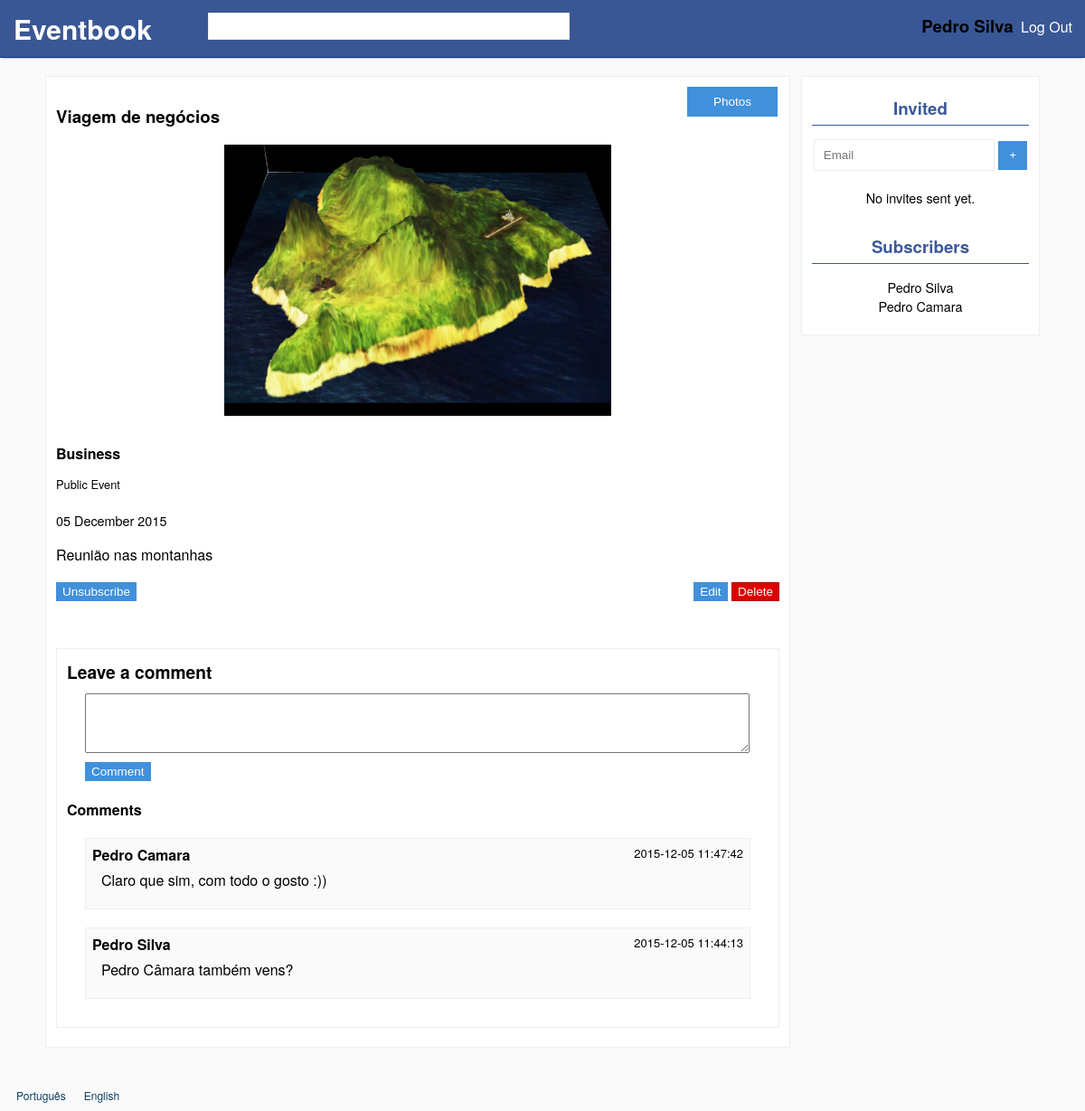
Screenshot of /events/3 (signed in) with the database file from the repository.
### tables this page shows
CREATE TABLE events
(
	id INTEGER PRIMARY KEY,
	name TEXT NOT NULL,
	image TEXT NOT NULL,
	creation_date DATETIME DEFAULT(DATETIME('now')),
	date DATETIME NOT NULL,
	description TEXT NOT NULL,
	type_id INTEGER NOT NULL REFERENCES event_types(id),
	user_id INTEGER NOT NULL REFERENCES users(id),
	deleted BOOLEAN DEFAULT(0),
	public BOOLEAN DEFAULT(1)
);

CREATE TABLE event_comments
(
	id INTEGER PRIMARY KEY,
	event_id INTEGER NOT NULL REFERENCES events(id),
	user_id INTEGER NOT NULL REFERENCES users(id),
	date DATETIME DEFAULT(DATETIME('now')),
	text TEXT NOT NULL
);

### core/config.php (called while the page is built)
<?php
  $_CONFIG['web_root'] = '/trabalho/';
  $_CONFIG['jquery'] = 'js/jquery-1.11.3.min.js';
  $_CONFIG['allowed_image_types'] = array(IMAGETYPE_GIF,IMAGETYPE_JPEG,IMAGETYPE_PNG);
  $_CONFIG['uploads_path'] = 'uploads/';
  $_CONFIG['max_image_upload'] = 10485760;
?>

### languages/en.php (called while the page is built, shortened)
<?php
$lang = array();
$lang['SITE_NAME'] = 'Eventbook';
$lang['REGISTER'] = 'Register';
$lang['FIRST_NAME'] = 'First Name';
$lang['FIRST_NAME_ERROR'] = 'Invalid first name.';
$lang['LAST_NAME'] = 'Last Name';
$lang['LAST_NAME_ERROR'] = 'Invalid last name.';
$lang['EMAIL'] = 'E-mail';
$lang['EMAIL_ERROR'] = "Invalid email.";
$lang['EMAIL_IN_USE'] = "Email already in use.";
$lang['CONFIRM_EMAIL'] = 'Confirm e-mail';
$lang['PASSWORD'] = 'Password';
$lang['PASSWORD_LENGTH'] = "Passwords must have at least 8 characters.";
$lang['PASSWORD_DIFF'] = "Passwords do not match.";
$lang['CONFIRM_PASSWORD'] = 'Confirm password';
$lang['LOGIN'] = 'Log In';
$lang['UNREGISTERED_EMAIL'] = 'Unregistered or invalid email.';
$lang['INVALID_PASSWORD'] = 'Invalid password.';
$lang['LOGOUT'] = 'Log Out';
$lang['NEXT'] = 'Next';
$lang['PREVIOUS'] = 'Previous';
$lang['CREATE'] = 'Create';
$lang['SUBSCRIBED'] = 'Subscribed';
$lang['PRIVATE'] = 'Private';
$lang['PUBLIC'] = 'Public';
$lang['NAME'] = 'Name';
$lang['DESCRIPTION'] = 'Description';
$lang['DATE'] = 'Date';
$lang['IMAGE'] = 'Image';
$lang['TYPE'] = 'Type';
$lang['PARTY'] = 'Party';
$lang['BUSINESS'] = 'Business';
$lang['MEETING'] = 'Meeting';
$lang['CEREMONY'] = 'Ceremony';
$lang['EDUCATIONAL'] = 'Educational';
$lang['INVALID_NAME'] = 'Invalid name.';
$lang['INVALID_DESCRIPTION'] = 'Invalid description.';
$lang['INVALID_DATE'] = 'Invalid date.';
$lang['INVALID_IMAGE'] = 'Upload a valid image (Accepted: jpg, png, gif).';
$lang['IMAGE_SIZE_ERROR'] = "Image's size can not be higher than ";
$lang['IMAGE_EXT_ERROR'] = 'Invalid extension (Accepted: jpg, png, gif).';
$lang['SUBSCRIBE'] = 'Subscribe';
$lang['UNSUBSCRIBE'] = 'Unsubscribe';
$lang['DELETE_MSG'] = 'Are you sure you want to delete this event?';
$lang['DELETE'] = 'Delete';
$lang['EDIT'] = 'Edit';
$lang['SAVE'] = 'Save';
$lang['PHOTOS'] = 'Photos';
$lang['ADD_PHOTOS'] = 'Add Photos';
$lang['DELETE_ACTIVE'] = 'Delete Active';
$lang['DELETE_DISABLED'] = 'Delete Disabled';
$lang['NO_PHOTOS_YET'] = 'There are no photos yet.';
$lang['PRIVATE_EVENT'] = 'Private Event';
$lang['PUBLIC_EVENT'] = 'Public Event';
$lang['LEAVE_A_COMMENT'] = 'Leave a comment';
$lang['COMMENTS'] = 'Comments';
$lang['MAKE_COMMENT'] = 'Comment';
$lang['NO_COMMENTS_YET'] = 'There are no comments yet.';
$lang['INVITED'] = 'Invited';
$lang['SUBSCRIBERS'] = 'Subscribers';
?>

### database/users.php (called while the page is built, shortened)
<?php
	include_once('connection.php');
	function getFullName($user_id)
	{
		global $db;
		$stmt = $db->prepare("SELECT (first_name || ' ' || last_name) full_name FROM users WHERE id = ?");
		$stmt->execute(array($user_id));
		$user = $stmt->fetch();
		if ($user !== false)
			return $user['full_name'];
		return null;
	}
?>

### database/events.php (called while the page is built, shortened)
<?php
	include_once('connection.php');
	function getEventAndSubscription($event_id, $user_id)
	{
		global $db;
		$stmt = $db->prepare('SELECT events.id id,name,image,date,description,type,events.user_id user_id,public,type_id,
				COUNT(event_subscriptions.event_id) subscribed, COUNT(invites.event_id) invited FROM events
			LEFT JOIN event_types ON type_id = event_types.id
			LEFT JOIN event_subscriptions ON event_subscriptions.event_id = events.id AND event_subscriptions.user_id = ?
			LEFT JOIN invites ON invites.event_id = events.id AND invites.user_id = ?
			WHERE events.id = ? AND deleted = 0
			GROUP BY events.id');
		$stmt->execute(array($user_id,$user_id,$event_id));
		return $stmt->fetch();
	}
	function getEventSubscribers($event_id)
	{
		global $db;
		$stmt = $db->prepare('SELECT (first_name || " " || last_name) user_name FROM event_subscriptions
			LEFT JOIN users ON users.id = event_subscriptions.user_id
			WHERE event_id = ?');
		$stmt->execute(array($event_id));
		return $stmt->fetchAll();
	}
	function getEventComments($event_id, $last_id = false)
	{
		global $db;
		if ($last_id === false)
		{
			$stmt = $db->prepare('SELECT event_comments.id id, (first_name || " " || last_name) user_name, date, text FROM event_comments
				LEFT JOIN users ON user_id = users.id WHERE event_id = ? ORDER BY id DESC');
			$stmt->execute(array($event_id));
			return $stmt->fetchAll();
		}
		else
		{
			$stmt = $db->prepare('SELECT event_comments.id id, (first_name || " " || last_name) user_name, date, text FROM event_comments
				LEFT JOIN users ON user_id = users.id WHERE event_id = ? AND event_comments.id > ? ORDER BY id DESC');
			$stmt->execute(array($event_id,$last_id));
			return $stmt->fetchAll();
		}
	}
	function getInvites($event_id)
	{
		global $db;
		$stmt = $db->prepare('SELECT (first_name || " " || last_name) user_name FROM invites
			LEFT JOIN users ON users.id = invites.user_id
			WHERE event_id = ?
			AND NOT EXISTS
				(SELECT * FROM event_subscriptions WHERE event_subscriptions.event_id = invites.event_id AND event_subscriptions.user_id = users.id)');
		$stmt->execute(array($event_id));
		return $stmt->fetchAll();
	}
?>

### core/event_permission.php (called while the page is built, shortened)
<?php
include_once(file_exists("database/events.php") ? 'database/events.php' : '../database/events.php');
if (isSet($_SESSION['user_id']))
	$row = getEventAndSubscription($_REQUEST['id'],$_SESSION['user_id']);
else $row = getEvent($_REQUEST['id']);
if (isSet($_SESSION['user_id']))
{
	$subscribed = $row['subscribed'];
	$owner = ($_SESSION['user_id'] === $row['user_id']);
}
?>

### templates/comments.php (the view, shortened to what this page needs)
<div id="comments-box" class="box" <?php if (!$subscribed && !$owner) echo 'style="display:none"' ?> >
	<div>
		<h2><?php echo $lang['LEAVE_A_COMMENT']?></h2>
		<textarea id="comment-area" name="comment" rows='4'></textarea>
		<button id="comment-button" class="button"><?php echo $lang['MAKE_COMMENT']?></button>
	</div>
	<div>
		<h3><?php echo $lang['COMMENTS']?></h3>
		<ul id="comments-list">
			<?php
			$comments = getEventComments($_GET['id']);
			if (empty($comments)) {
				echo '<div id="last-comment-id" style="display:none">0</div>';
				echo '<p id="no-comments-yet">'.$lang['NO_COMMENTS_YET'].'</p>';
			}
			else
			{
				foreach ($comments as $comment)
				{
					echo '<li class="comment">';
					echo '<div class="author">'.$comment['user_name'].'</div>';
					echo '<div class="date"> '.$comment['date'].'</div>';
					echo '<div class="comment-text">'.$comment['text'].'</div></li>';
				}
			}
			?>
		</ul>
	</div>
</div>

### events.php (shortened to what this page needs)
<?php
include_once('core/session.php');
include_once('database/events.php');
include_once('core/jpeg.php');
if(isSet($_GET['action']) && $_GET['action'] == 'new')
{
	include_once('core/require_session.php');
	if (isset($_POST["submit"]))
	{
		$checks = checkPOST();
		list($valid_name,$valid_desc,$valid_date,$valid_image,$valid_image_size,$valid_extension,$valid_privacy,$image_info) = $checks;
		if ($valid_name && $valid_desc && $valid_date && $valid_image && $valid_image_size && $valid_extension && $valid_privacy)
		{
			$public = $_POST['privacy'] === "public";
			$tmp_file = $_FILES['image']['tmp_name'];
			$filepath = $_CONFIG['uploads_path'].sha1_file($tmp_file).'.jpg';
			if ($id = newEvent($_POST['name'], $_POST['desc'], $_POST['date'], $_POST['type'], $filepath, $_SESSION['user_id'], $public))
			{
				if (!file_exists($filepath))
				{
					createjpeg($tmp_file,$filepath);
				}
				header('Location: '.$id);
				return;
			}
		}
		$_NEW = array("name" => !$valid_name, "desc" => !$valid_desc, "date" => !$valid_date,
									"image" => !$valid_image, "size" => !$valid_image_size, "ext" => !$valid_extension);
	}
	include('templates/events_new.php');
}
else if(isSet($_POST['delete']))
{
	include_once('core/require_session.php');
	deleteEvent($_SESSION['user_id'],$_POST['delete']);
	header('Location: '.$_CONFIG['web_root']);
	die;
}
else if(isSet($_GET['action']) && $_GET['action'] == 'photos')
{
	include('templates/events_photos.php');
}
else if(!isSet($_GET['action']) && isSet($_GET['id']))
{
	include('templates/event.php');
}
else
{
	include('templates/404.php');
}
?>

### templates/event.php (shortened to what this page needs)
<?php
include_once("core/event_permission.php");
?>
<!DOCTYPE html>
<html>
<head>
	<link rel="stylesheet" href="../css/commons.css">
	<link rel="stylesheet" href="../css/event+photos.css">
	<link rel="stylesheet" href="../css/event.css">
</head>
<body>
	<div id="wrapper">
		<?php include('templates/header.php'); ?>
		<div id="content" class="center default-width-with-sidebar">
			<div class="box default-width">
				<span style="float:right;position:relative"><a id="photos-button" class="button" href="<?php echo $_GET['id'].'/photos' ?>"><?php echo $lang['PHOTOS'] ?></a></span>
				<h3><?php echo $row['name'] ?></h3>
				<div class="div-event-image-big" style="background-image:url(<?php echo '../'.$row['image'] ?>)"></div>
				<h4 id="event-type"><?php echo $lang[$row['type']] ?></h4>
				<?php
				echo '<p id="event-privacy">'.($row['public']?$lang['PUBLIC_EVENT']:$lang['PRIVATE_EVENT']).'</p>';
				$dateParts = explode("-", $row['date']);
				$date = $dateParts[2]." ".$lang[$dateParts[1]]." ".$dateParts[0];
				echo '<p id="event-date">'.$date.'</p>' ?>
				<p><?php echo nl2br($row['description']) ?></p>
				<?php
				if (isSet($_SESSION['user_id']))
				{
					echo '<button id="unsubscribe" style="'.($subscribed?'':'display:none').'" class="subscription button">'.$lang['UNSUBSCRIBE'].'</button>';
					if ($owner)
						{ ?>
					<div id="del-edit-div">
						<a id="edit-button" class='button' href='<?php echo $_GET['id']."/edit"; ?>'><?php echo $lang['EDIT'] ?></a>
						<a id="delete-button" class='button'><?php echo $lang['DELETE'] ?></a>
					</div>
					<?php
				}
				if ($row['public'])
				{
					echo '<div class="addthis_sharing_toolbox share"></div>';
				}
				include('templates/comments.php');
				}
				?>
			</div>
			<div id="sidebar" class="subscriptions box">
					<?php if (isSet($_SESSION['user_id']) && ($owner || $row['public'])) { ?>
						<h3><?php echo $lang['INVITED'] ?></h3>
						<input id="invite-email" type="text" placeholder="Email"></input>
						<button id="invite-button" class="button">+</button>
							<?php $invites = getInvites($_GET['id']);
							?>
						<p id="zero-invites" <?php if ($invites) echo 'style="display:none"'?>><?php echo $lang['ZERO_INVITED'] ?></p>
					<?php } ?>
					<h3><?php echo $lang['SUBSCRIBERS'] ?></h3>
					<ul id="subs">
						<?php $subs = getEventSubscribers($_GET['id']);
						if($subs)
							foreach ($subs as $sub) echo '<li>'.$sub['user_name'].'</li>';
						?>
					</ul>
			</div>
		</div>
		<?php include('templates/footer.php'); ?>
	</div>
</body>
</html>

### templates/header.php (shortened to what this page needs)
<div id="header">
	<a id="webroot" href="<?php echo $_CONFIG['web_root'] ?>"><h1><?php echo $lang['SITE_NAME'] ?></h1></a>
	<input id="search" type="text" autocomplete="off">
	<div id="logout">
		<?php if (isSet($_SESSION['user_id'])) { ?>
			<h3 id="user_name"> <?php echo getFullName($_SESSION['user_id']) ?></h3>
			<a href="<?php echo $_CONFIG['web_root'] ?>logout"><?php echo $lang['LOGOUT'] ?></a>
		<?php } ?>
	</div>
</div>

### templates/footer.php
<?php
	$langs = array("pt"=>"Português","en"=>"English");
?>
<div id="footer">
	<?php
		foreach($langs as $lang => $name) {
			echo '<form action=""><input name="lang" type="hidden" value="'.$lang.'"><input id="language" type="submit" value="'.$name.'"></form>';
		}
	?>
</div>

### css/commons.css (style rules this page uses)
html, body { margin:0; padding:0; height:100%; background: #fafafa; font-family: 'proxima-nova','Helvetica Neue',Arial,Helvetica,sans-serif; }
#wrapper { min-height:100%; position:relative; }
#header { background:#3a5795; border-bottom: 1px solid #133783; box-shadow: 0 2px 2px -2px rgba(0, 0, 0, .52); padding:10px; min-width: 950px; }
#header * { display: inline; height: 30px; }
#header h1 { font-size: 30px; padding: 0 5px; margin-top: 30px }
#header a { text-decoration: none; color: white; padding: 0; }
#search { position: absolute; top: 14px; left: 230px; width: 400px; height:30px; }
#logout > a { padding: 4px; }
#logout { float: right; padding-top: 5px; }
#footer { width:100%; height:30px; padding-top: 20px; position:absolute; bottom:0; left:0; }
#footer form { display: inline-block; padding: 0px; }
#footer input { background:none; border:none; padding: 0; font: inherit; cursor: pointer; text-decoration: none; color: #0d3c5f; font-size: 12px; margin-left:16px; padding: 2px; }
#content { padding-bottom:50px; }
.box { background-color: #fff; border: 1px solid #edeeee; margin: 0; margin-bottom: 20px; padding: 11px; }
.button { color: #fff; background-color: #4090db; border-color: #4090db; border-style: solid; border-width: 1px; cursor: pointer; padding: 2px 6px; font: 13.5px Arial; text-decoration: none; box-sizing: border-box; display: inline-block; margin: 0; text-align: center; }
input[type="text"],input[type="password"],input[type="email"], select { margin: 0; display: block; border: 1px solid #edeeee; height: 35px; -webkit-box-sizing: border-box; -moz-box-sizing: border-box; box-sizing: border-box; padding: 10px; }
#event-date { font-size: 0.9em; }
.default-width { width: 800px; }
.center { margin: 20px auto 0; }

### css/event.css (style rules this page uses)
.div-event-image-big { width: 100%; height: 300px; background-size: contain; background-position: center; background-repeat: no-repeat; }
.share { padding: 12px 0 0; height: 20px; }
#event-type { margin: 30px 0 10px; }
#event-privacy { font-size: 0.8em; margin-bottom: 20px; }
#del-edit-div { float: right; position: relative; }
#delete-button { background-color: #dc0000; border-color: #ba0000; }
.default-width-with-sidebar { width: 1100px; }
#sidebar { float: right; width:240px; text-align: center; }
#sidebar > h3:first-child { margin-top: 10px; }
#sidebar > h3 { color: #3b5998; padding:0; margin:30px 0 15px; padding-bottom: 5px; border-bottom:1px solid #3b5998; }
#subs, #invites { list-style-type: none; padding: 0; margin: 10px; font-size: 0.9em; }
#zero-subs, #zero-invites { font-size: 0.9em; }
#invite-email { display: inline; width: 200px; margin-bottom: 5px; }
#invite-button { height: 32px; width: 32px; }
.default-width-with-sidebar > div:first-child { float:left; }
#comments-box { margin: 20px 0 10px; width:97% }
#comments-box h2 { margin:0 0 10px 0; font-size: 1.2em; }
#comments-box h3 { margin:0 0 10px 0; font-size: 1em; }
#comments-box button { margin: 10px 0 20px; }
#comments-box ul { padding-left: 0; }
#comment-area { display:block; resize:vertical; width: 94%; }
#comment-area, #comments-box button { margin-left: 20px; }
.comment { padding: 6px 7px 20px 7px; margin: 20px; background-color: #fafafa; border: 1px solid #edeeee; list-style-type: none; }
.author { font-weight: bold; margin: 0; padding: 0; display: inline-block; }
.date { font-size: 13px; float:right; }
.comment-text { margin-left: 10px; margin-top: 5px; word-wrap: break-word; }
#photos-button { margin-bottom: 20px; border-width: 1px; width: 100px; position: absolute; left: -102px; padding: 8px; }

### rows the page displays
events: name "Viagem de negócios", image (picture), date "05 December 2015", description "Reunião nas montanhas"
event_comments: user_name "Pedro Camara", date "2015-12-05 11:47:42", text "Claro que sim, com todo o gosto :))"
event_comments: user_name "Pedro Silva", date "2015-12-05 11:44:13", text "Pedro Câmara também vens?"

### other values shown
$lang['SITE_NAME'] "Eventbook"
getFullName($_SESSION['user_id']) "Pedro Silva"
$lang['LOGOUT'] "Log Out"
$lang['PHOTOS'] "Photos"
$lang[$row['type']] "Business"
$lang['PUBLIC_EVENT'] "Public Event"
$lang['UNSUBSCRIBE'] "Unsubscribe"
$lang['EDIT'] "Edit"
$lang['DELETE'] "Delete"
$lang['LEAVE_A_COMMENT'] "Leave a comment"
$lang['MAKE_COMMENT'] "Comment"
$lang['COMMENTS'] "Comments"
$lang['INVITED'] "Invited"
$lang['ZERO_INVITED'] "No invites sent yet."
$lang['SUBSCRIBERS'] "Subscribers"
